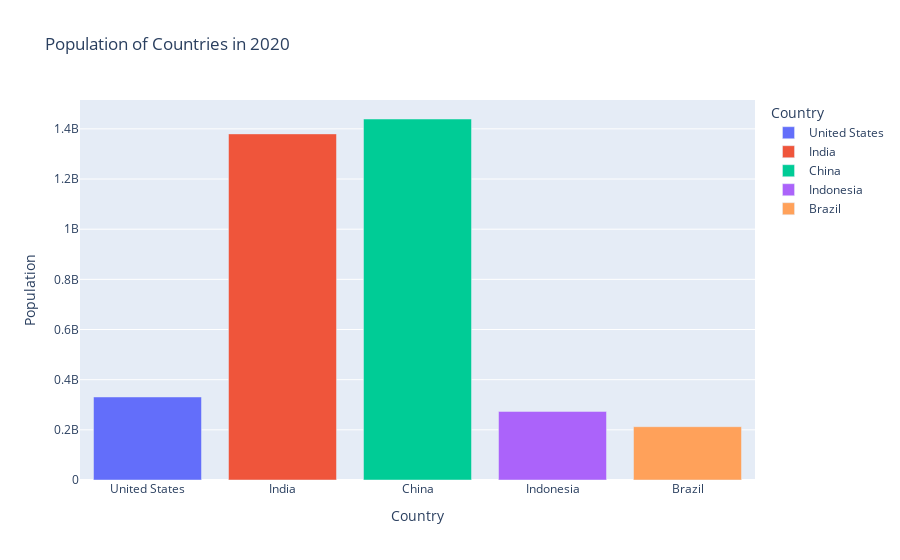

The cell this chart's notebook holds for it:
### Code cell
df_reset2 = df_pivot_2020.reset_index().rename(columns={'index': 'year'})
#df_reset2

df_melted2 = df_reset2.melt(id_vars='year', var_name='country', value_name='population')
#df_melted2

fig = px.bar(df_melted2, x='country', y='population',
            labels={'country': 'Country', 'population': 'Population'},
            color='country',  # assigns different colors per country
            title='Population of Countries in 2020',
            #text='population' # if value needs to be displayed on each bars
            )

#fig.update_traces(texttemplate='%{text:,}', textposition='outside')
#fig.update_layout(yaxis_title='Population', xaxis_title='Country')
fig.show()

### Figure 1 — Plotly figure (JSON) as saved in the notebook; plotly's stock layout.template omitted (floating-point values rounded to 4 significant figures)
{"data": [{"hovertemplate": "Country=%{x}<br>Population=%{y}<extra></extra>", "legendgroup": "United States", "marker": {"color": "#636efa", "pattern": {"shape": ""}}, "name": "United States", "orientation": "v", "showlegend": true, "textposition": "auto", "type": "bar", "x": ["United States"], "xaxis": "x", "y": [331000000.0], "yaxis": "y"}, {"hovertemplate": "Country=%{x}<br>Population=%{y}<extra></extra>", "legendgroup": "India", "marker": {"color": "#EF553B", "pattern": {"shape": ""}}, "name": "India", "orientation": "v", "showlegend": true, "textposition": "auto", "type": "bar", "x": ["India"], "xaxis": "x", "y": [1380000000.0], "yaxis": "y"}, {"hovertemplate": "Country=%{x}<br>Population=%{y}<extra></extra>", "legendgroup": "China", "marker": {"color": "#00cc96", "pattern": {"shape": ""}}, "name": "China", "orientation": "v", "showlegend": true, "textposition": "auto", "type": "bar", "x": ["China"], "xaxis": "x", "y": [1439000000.0], "yaxis": "y"}, {"hovertemplate": "Country=%{x}<br>Population=%{y}<extra></extra>", "legendgroup": "Indonesia", "marker": {"color": "#ab63fa", "pattern": {"shape": ""}}, "name": "Indonesia", "orientation": "v", "showlegend": true, "textposition": "auto", "type": "bar", "x": ["Indonesia"], "xaxis": "x", "y": [273500000.0], "yaxis": "y"}, {"hovertemplate": "Country=%{x}<br>Population=%{y}<extra></extra>", "legendgroup": "Brazil", "marker": {"color": "#FFA15A", "pattern": {"shape": ""}}, "name": "Brazil", "orientation": "v", "showlegend": true, "textposition": "auto", "type": "bar", "x": ["Brazil"], "xaxis": "x", "y": [212600000.0], "yaxis": "y"}], "layout": {"barmode": "relative", "legend": {"title": {"text": "Country"}, "tracegroupgap": 0}, "title": {"text": "Population of Countries in 2020"}, "xaxis": {"anchor": "y", "categoryarray": ["United States", "India", "China", "Indonesia", "Brazil"], "categoryorder": "array", "domain": [0, 1], "title": {"text": "Country"}}, "yaxis": {"anchor": "x", "domain": [0, 1], "title": {"text": "Population"}}}}
